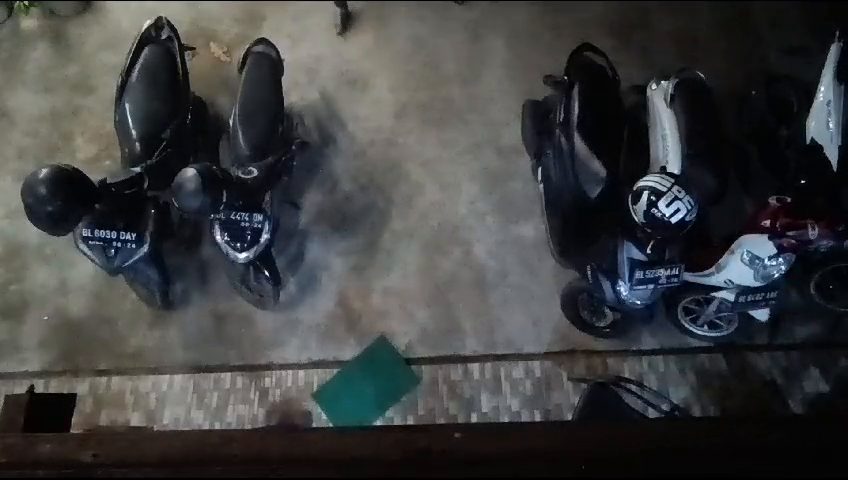
#> input picture frame 39 of OpenCV-People-Counting--main/test3.mp4, 848 x 480 px
$ python counter_2.py
#> lines starting #> are read from the running program, lines starting #| are printed output that depends on the picture; after the words box and inside, x2 and y2 are one past the last pixel; in counts of white or black regions, pixels touching at a corner belong together
# People counter
import numpy as np
import cv2
import Person


cnt_up = 0
cnt_down = 0
count_up = 0
count_down = 0
state = 0
back = None
# Taking the video input
# cap = cv2.VideoCapture(0)
cap = cv2.VideoCapture("test3.mp4")
fourcc = cv2.VideoWriter_fourcc(*'XVID')
out = cv2.VideoWriter('output1.avi', fourcc, 5, (640, 480))

# Print the capture properties to console
for i in range(19):
    print(i, cap.get(i))

w = cap.get(3)
h = cap.get(4)
frameArea = h*w
areaTH = frameArea/300
print(('Area Threshold'), areaTH)

# Lines coordinate for counting
line_up = int(1*(h/6))
line_down = int(4*(h/6))

up_limit = int(.5*(h/6))
down_limit = int(4.5*(h/6))

line_down_color = (255, 0, 0)
line_up_color = (0, 0, 255)
pt1 = [0, line_down]
pt2 = [w, line_down]
pts_L1 = np.array([pt1, pt2], np.int32)
pts_L1 = pts_L1.reshape((-1, 1, 2))
pt3 = [0, line_up]
pt4 = [w, line_up]
pts_L2 = np.array([pt3, pt4], np.int32)
pts_L2 = pts_L2.reshape((-1, 1, 2))

pt5 = [0, up_limit]
pt6 = [w, up_limit]
pts_L3 = np.array([pt5, pt6], np.int32)
pts_L3 = pts_L3.reshape((-1, 1, 2))
pt7 = [0, down_limit]
pt8 = [w, down_limit]
pts_L4 = np.array([pt7, pt8], np.int32)
pts_L4 = pts_L4.reshape((-1, 1, 2))

# Background Substractor
fgbg = cv2.createBackgroundSubtractorMOG2(detectShadows=True)

# Structuring elements for morphographic filters
kernelOp = np.ones((3, 3), np.uint8)
kernelOp2 = np.ones((5, 5), np.uint8)
kernelCl = np.ones((11, 11), np.uint8)

# Variables
font = cv2.FONT_HERSHEY_SIMPLEX
persons = []
rect_co = []
max_p_age = 1
pid = 1
val = []

while (cap.isOpened()):
    # for image in camera.capture_continuous(rawCapture, format="bgr", use_video_port=True):

    ret, frame = cap.read()
#> frame is the input picture: shape (480, 848, 3); mean B, G, R 64.2, 63.9, 62.6
    frame = frame[:, 20:]
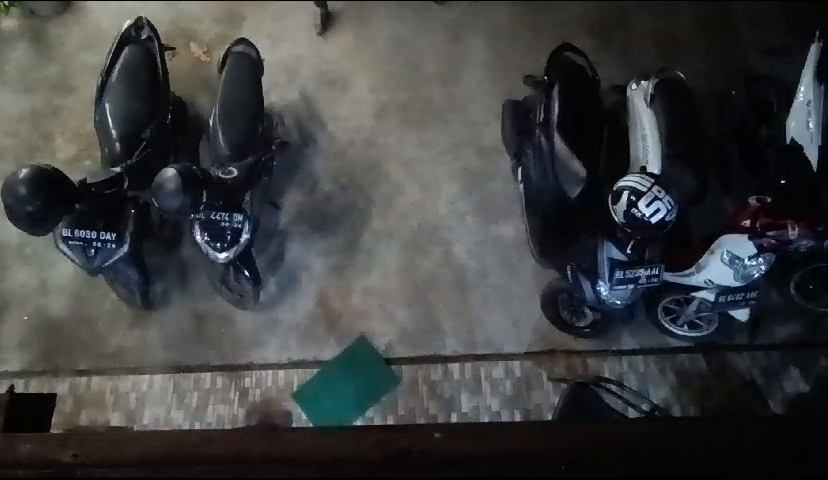
#> frame: shape (480, 828, 3); mean B, G, R 63.7, 63.1, 61.7

    fgmask = fgbg.apply(frame)
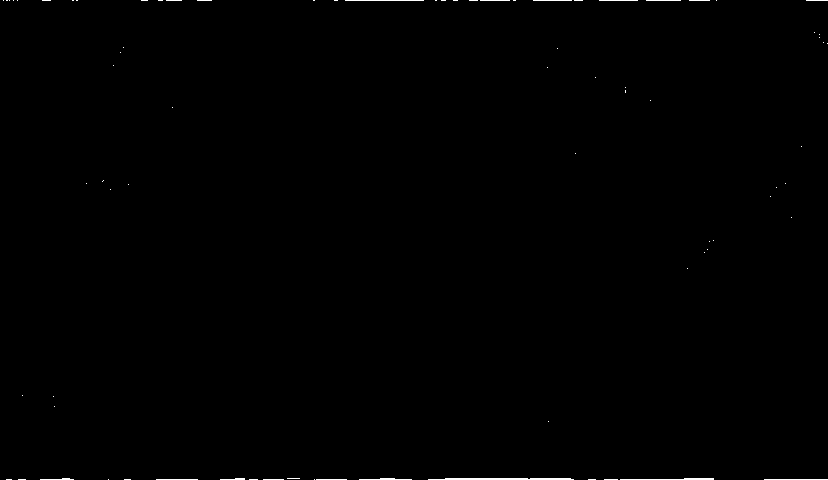
#> fgmask: shape (480, 828); values 127 (black) and 255 (white), 0.29% white in thin lines or dots
    fgmask2 = fgbg.apply(frame)
#> fgmask2: shape (480, 828); every value is 0

    # Binarization to eliminate shadows
    try:
        ret, imBin = cv2.threshold(fgmask, 200, 255, cv2.THRESH_BINARY)
#> imBin: shape (480, 828); 0.29% white in thin lines or dots
        ret, imBin2 = cv2.threshold(fgmask2, 200, 255, cv2.THRESH_BINARY)
        # Opening (erode->dilate) to remove noise.
        mask = cv2.morphologyEx(imBin, cv2.MORPH_OPEN, kernelOp)
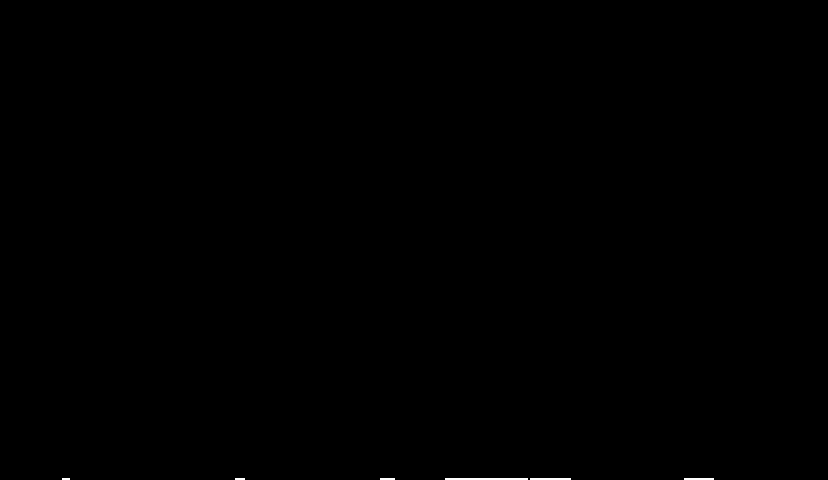
#> mask: shape (480, 828); 0.09% white; 6 white regions (1 under 20 px), largest, box (x1, y1, x2, y2) and area: (445, 478, 528, 480) 166, (530, 478, 571, 480) 82, (684, 478, 714, 480) 60, (380, 478, 395, 480) 30, (235, 478, 245, 480) 20
        mask2 = cv2.morphologyEx(imBin2, cv2.MORPH_OPEN, kernelOp)
        # Closing (dilate -> erode) to join white regions.
        mask = cv2.morphologyEx(mask, cv2.MORPH_CLOSE, kernelCl)
        mask2 = cv2.morphologyEx(mask2, cv2.MORPH_CLOSE, kernelCl)
        if back is None:
            back = mask
            continue
        mask = cv2.absdiff(back, mask)
    except:
        print('EOF')
        print(('UP:'), cnt_up+count_up)
        print(('DOWN:'), cnt_down+count_down)
        break
    # RETR_EXTERNAL returns only extreme outer flags. All child contours are left behind.
    contours0, hierarchy = cv2.findContours(
        mask2, cv2.RETR_EXTERNAL, cv2.CHAIN_APPROX_SIMPLE)
    for cnt in contours0:
        rect = cv2.boundingRect(cnt)
        area = cv2.contourArea(cnt)
        if area > areaTH:

            # Missing conditions for multipersons, outputs and screen entries
            M = cv2.moments(cnt)
            cx = int(M['m10']/M['m00'])
            cy = int(M['m01']/M['m00'])
            x, y, w, h = cv2.boundingRect(cnt)
            # print 'working'
            # print w

            new = True
            if cy in range(up_limit, down_limit):
                for i in persons:
                    if abs(cx-i.getX()) <= w and abs(cy-i.getY()) <= h:
                        # the object is close to one that has already been detected before
                        # print 'update'
                        new = False
                        # update coordinates in the object and resets age
                        i.updateCoords(cx, cy)
                        if i.going_UP(line_down, line_up) == True:
                            if w > 100:
                                count_up = w/60
                                # cnt_up += count_up
                              #  print
                            else:
                                cnt_up += 1
                           # print "ID:",i.getId(),'crossed going up at',time.strftime("%c")
                        elif i.going_DOWN(line_down, line_up) == True:
                            if w > 100:
                                count_down = w/60
                                # cnt_down += count_down
                            else:
                                cnt_down += 1
                         #   print "ID:",i.getId(),'crossed going down at',time.strftime("%c")
                        break
                    if i.getState() == '1':
                        if i.getDir() == 'down' and i.getY() > down_limit:
                            i.setDone()
                        elif i.getDir() == 'up' and i.getY() < up_limit:
                            i.setDone()
                    if i.timedOut():
                        # get out of the people list
                        index = persons.index(i)
                        persons.pop(index)
                        del i  # free the memory of i
                if new == True:
                    p = Person.MyPerson(pid, cx, cy, max_p_age)
                    persons.append(p)
                    pid += 1
            cv2.circle(frame, (cx, cy), 5, (0, 0, 255), -1)
            img = cv2.rectangle(frame, (x, y), (x+w, y+h), (0, 255, 0), 1)
    str_up = 'UP: ' + str(cnt_up+count_up)
    str_down = 'DOWN: ' + str(cnt_down+count_down)
    frame = cv2.polylines(frame, [pts_L1], False, line_down_color, thickness=2)
    frame = cv2.polylines(frame, [pts_L2], False, line_up_color, thickness=2)
    frame = cv2.polylines(frame, [pts_L3], False, (255, 255, 255), thickness=1)
    frame = cv2.polylines(frame, [pts_L4], False, (255, 255, 255), thickness=1)
    cv2.putText(frame, str_up, (20, 70), font, 0.5,
                (255, 255, 255), 2, cv2.LINE_AA)
    cv2.putText(frame, str_down, (20, 100), font,
                0.5, (255, 255, 255), 2, cv2.LINE_AA)
    out.write(frame)
    cv2.imshow('Counting', frame)
    # cv2.imshow('track',mask)
    # cv2.imshow('Mask',mask)

   # Press ESC to exit
    k = cv2.waitKey(30) & 0xff
    if k == 27:
        break
# END while(cap.isOpened())

#################
#   CLOSING    #
#################
cap.release()
cv2.waitKey()
cv2.destroyAllWindows()

$ run again, starting later in the video
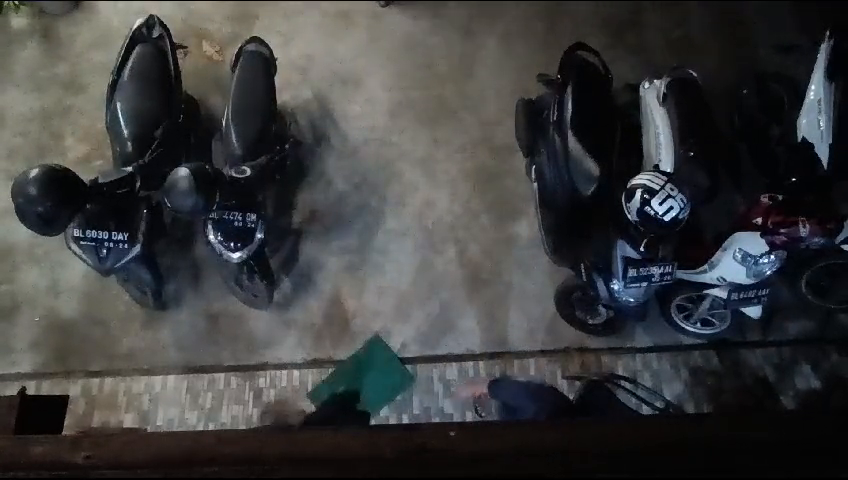
#> input picture frame 179 of OpenCV-People-Counting--main/test3.mp4, 848 x 480 px
#> frame is the input picture: shape (480, 848, 3); mean B, G, R 61.5, 61, 60.4
#> `frame = frame[:, 20:]`:
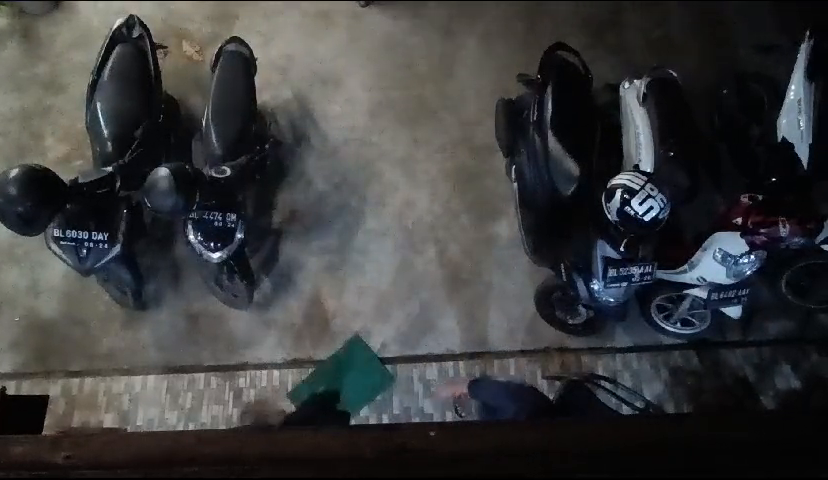
#> frame: shape (480, 828, 3); mean B, G, R 60.8, 60.2, 59.5
#> `fgmask = fgbg.apply(frame)`:
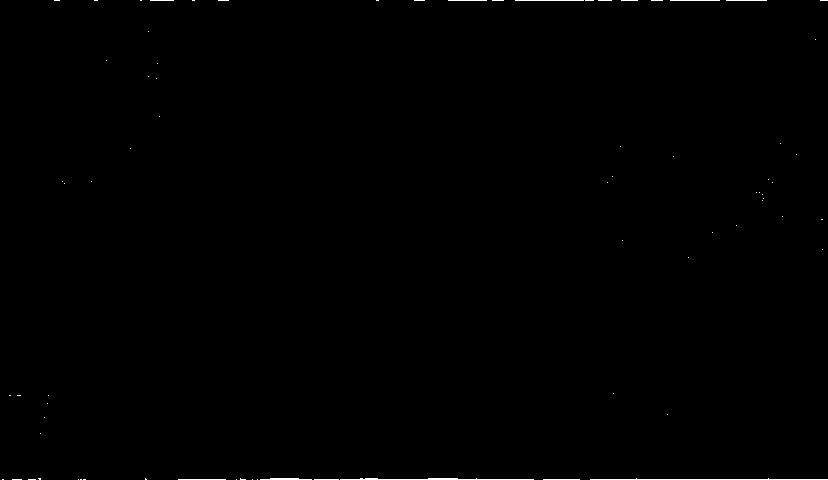
#> fgmask: shape (480, 828); values 127 (black) and 255 (white), 0.28% white in thin lines or dots
#> fgmask2: shape (480, 828); every value is 0
#> imBin: shape (480, 828); 0.28% white in thin lines or dots

$ run again, starting later in the video
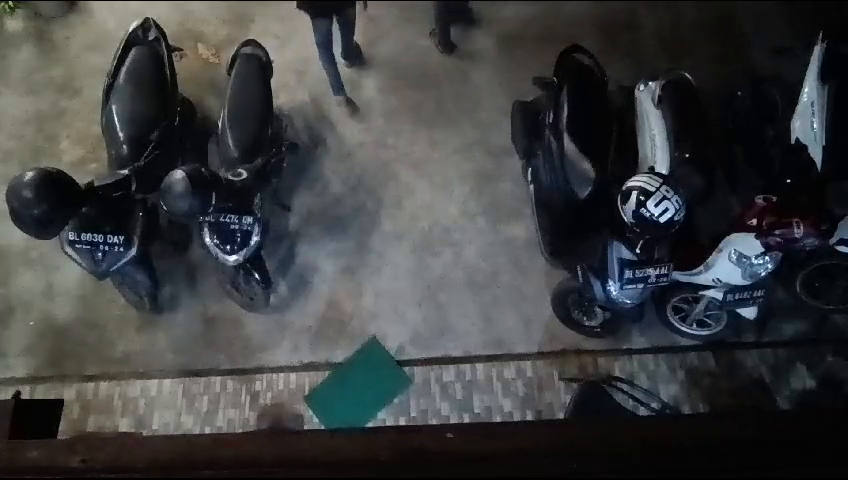
#> input picture frame 319 of OpenCV-People-Counting--main/test3.mp4, 848 x 480 px
#> frame is the input picture: shape (480, 848, 3); mean B, G, R 63.3, 62.4, 60.8
#> `frame = frame[:, 20:]`:
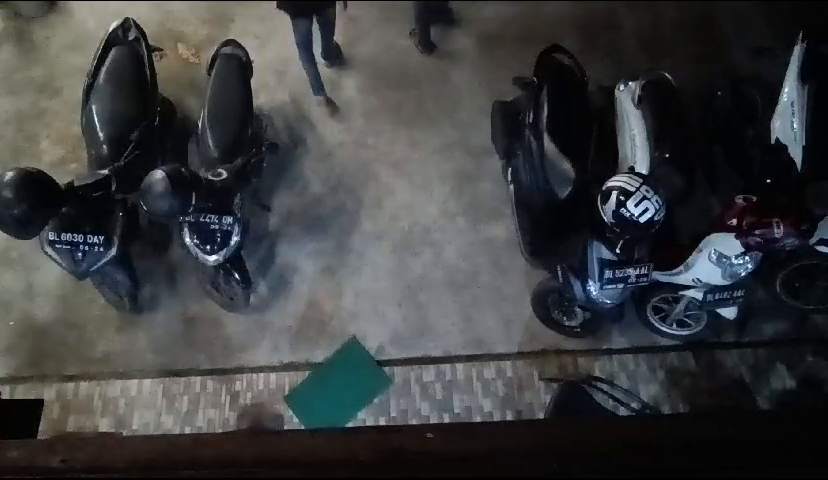
#> frame: shape (480, 828, 3); mean B, G, R 62.8, 61.6, 59.9
#> `fgmask = fgbg.apply(frame)`:
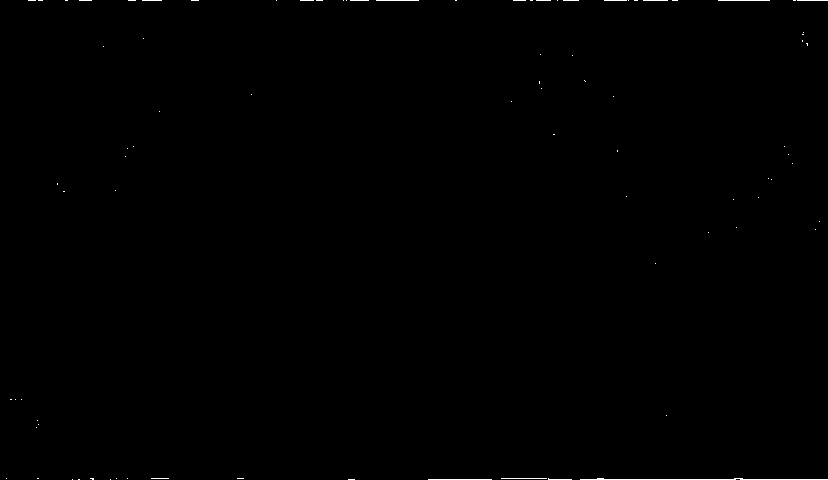
#> fgmask: shape (480, 828); values 127 (black) and 255 (white), 0.21% white in thin lines or dots
#> fgmask2: shape (480, 828); every value is 0
#> imBin: shape (480, 828); 0.21% white in thin lines or dots
#> mask: shape (480, 828); 0.01% white; 2 white regions (2 under 20 px)
